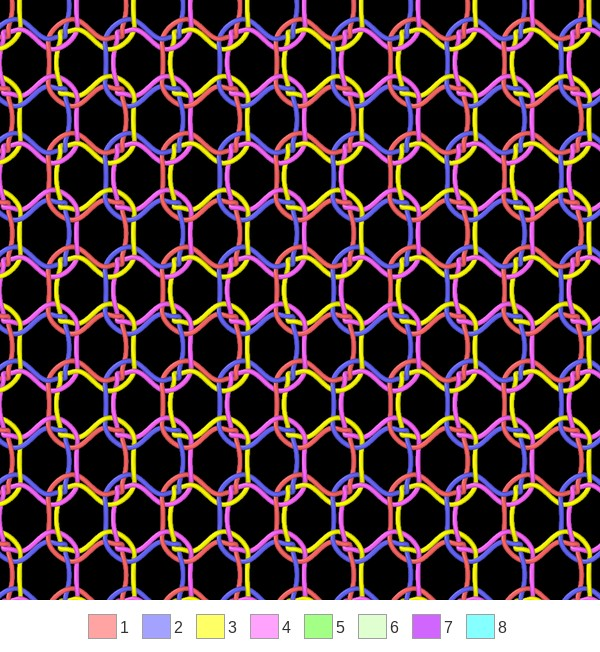
#> input picture assets/images/1092_pattern.jpg, 600 x 652 px
$ python -i vid_holes_extract.py   (imports and definitions only)
#> lines starting #> are read from the running program, lines starting #| are printed output that depends on the picture
#> further down, picture is the input picture: shape (652, 600, 3); mean B, G, R 68, 63.2, 85.7
import cv2
import numpy as np
import json
import os
import argparse
import subprocess
import matplotlib.pyplot as plt
import imageio.v2 as imageio
import glob

# Create the colormap
cmap = plt.cm.turbo

# [126 lines left out: functions process_video, crop_frame, not called in this run]

def convert_to_grayscale(frame):
    if True:
        # Convert to HSV color space
        hsv = cv2.cvtColor(frame, cv2.COLOR_BGR2HSV)
#> hsv: shape (652, 600, 3); mean H, S, V 69.4, 155.6, 96.9
        h, s, v = cv2.split(hsv)
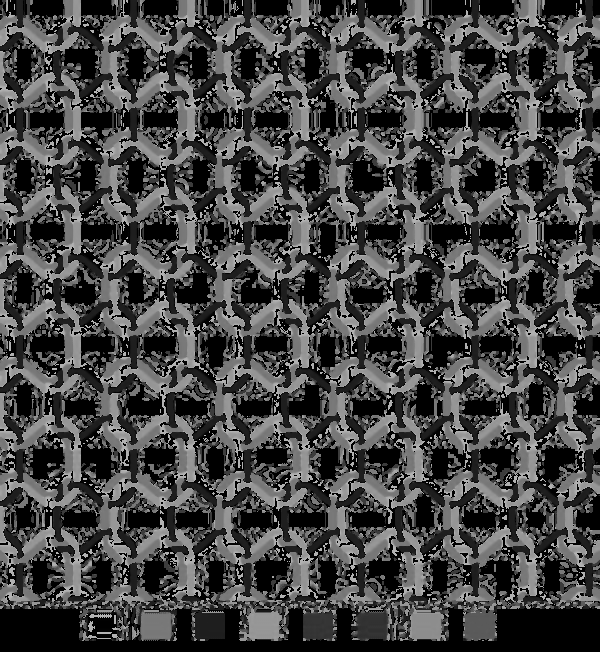
#> h: shape (652, 600); min 0, max 179, mean 69.4
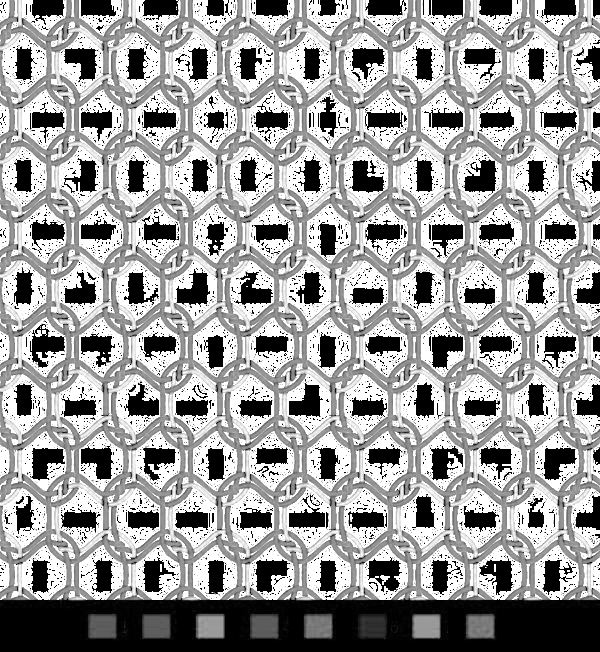
#> s: shape (652, 600); min 0, max 255, mean 155.6
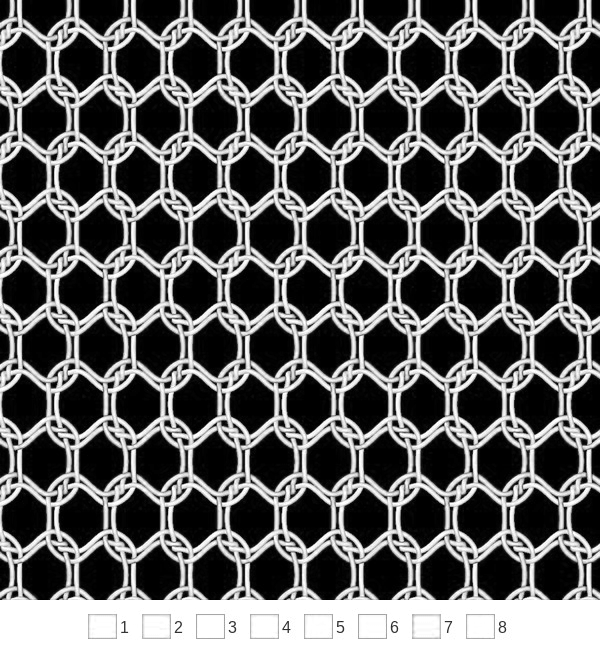
#> v: shape (652, 600); min 0, max 255, mean 96.9

        # Normalize S and V channels to [0,1] range
        s_norm = s.astype(np.float32) / 255.0
        v_norm = v.astype(np.float32) / 255.0

        # Nonlinear combination: Multiply S and V channels
        # Multiplying emphasizes strongly colored regions without losing whites
        sv_combined = np.sqrt(v_norm * (0.5 * v_norm + 0.5 * s_norm))
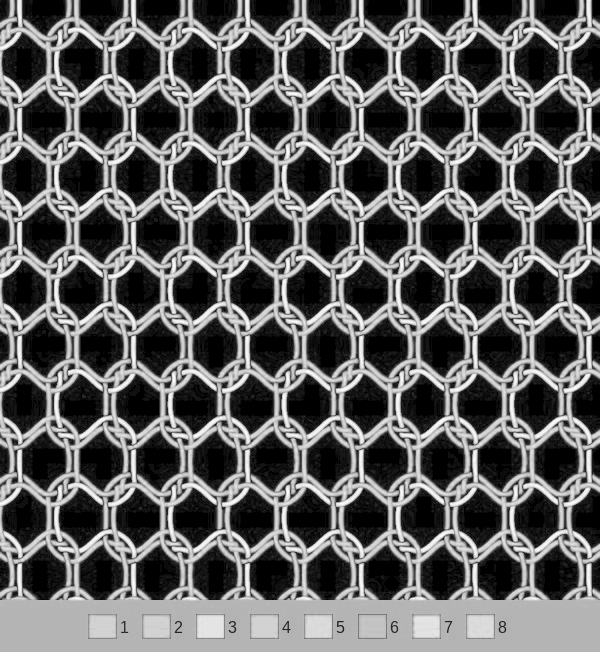
#> sv_combined: shape (652, 600) float32; min 0, max 0.998, mean 0.374

        # Scale to [0,255] and convert to uint8
        sv_combined = cv2.normalize(sv_combined, None, 0, 255, cv2.NORM_MINMAX).astype(np.uint8)

        # Apply CLAHE for maximum local contrast
        clahe = cv2.createCLAHE(clipLimit=3.0, tileGridSize=(16, 16))
        contrast_enhanced = clahe.apply(sv_combined)
    else:
        hsv = cv2.cvtColor(frame, cv2.COLOR_BGR2HSV)
        h, s, v = cv2.split(hsv)

        # Step 1: Extract red yarn using HSV color masking
        # Red typically wraps around hue=0 (thus two masks needed)
        lower_red1 = np.array([0, 5, 0])
        upper_red1 = np.array([25, 255, 255])
        lower_red2 = np.array([155, 5, 0])
        upper_red2 = np.array([180, 255, 255])

        mask_red1 = cv2.inRange(hsv, lower_red1, upper_red1)
        mask_red2 = cv2.inRange(hsv, lower_red2, upper_red2)
        red_mask = cv2.bitwise_or(mask_red1, mask_red2)

        # Optional: Slight blur to reduce noise
        red_mask = cv2.GaussianBlur(red_mask, (5, 5), 0)

        # Step 2: Enhance red yarn visibility using masked CLAHE
        # Combine S and V to keep both color and brightness information
        sv_combined = cv2.normalize((s.astype(np.float32) / 255.0) * (v.astype(np.float32) / 255.0),
                                    None, 0, 255, cv2.NORM_MINMAX).astype(np.uint8)

        # Apply CLAHE to masked red region
        clahe = cv2.createCLAHE(clipLimit=4.0, tileGridSize=(16,16))
        clahe_red = clahe.apply(sv_combined)

        # Mask application: Only enhance red yarn regions
        enhanced_red = cv2.bitwise_and(clahe_red, clahe_red, mask=red_mask)

        # Step 3: Enhance non-red (white) yarn separately for clarity
        # White yarn (low saturation, high value):
        white_mask = cv2.inRange(hsv, np.array([0, 0, 120]), np.array([180, 255, 255]))
        clahe_white = clahe.apply(v)  # Enhance brightness channel directly
        enhanced_white = cv2.bitwise_and(clahe_white, clahe_white, mask=white_mask)

        # Step 4: Combine red and white enhanced images
        contrast_enhanced = cv2.max(enhanced_red, enhanced_white)

    return contrast_enhanced

# [112 lines left out: functions apply_threshold, remove_noise, bound_find, extract_areas, process_mov_files, not called in this run]

# [39 lines not run here, left out]

>>> import cv2
>>> picture = cv2.imread('assets/images/1092_pattern.jpg')
>>> result = convert_to_grayscale(picture)

$ run again, on assets/images/1093_pattern.jpg
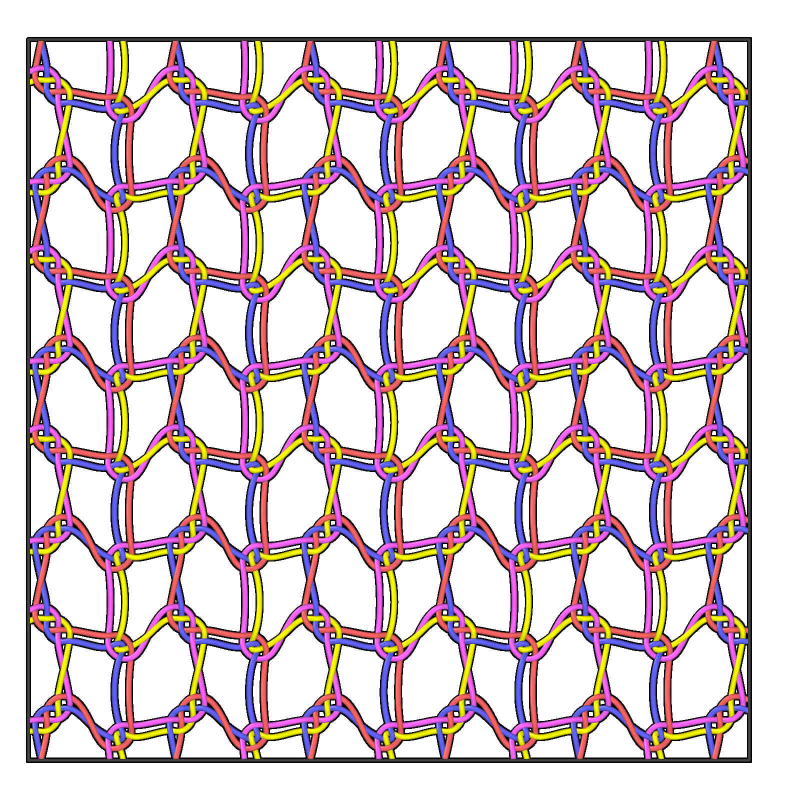
#> input picture assets/images/1093_pattern.jpg, 1600 x 1600 px (shown at 1/2 size)
#> picture is the input picture: shape (1600, 1600, 3); mean B, G, R 200.8, 197.6, 214.3
#> hsv: shape (1600, 1600, 3); mean H, S, V 32.8, 56.9, 222.4
#> in convert_to_grayscale, `h, s, v = cv2.split(hsv)`:
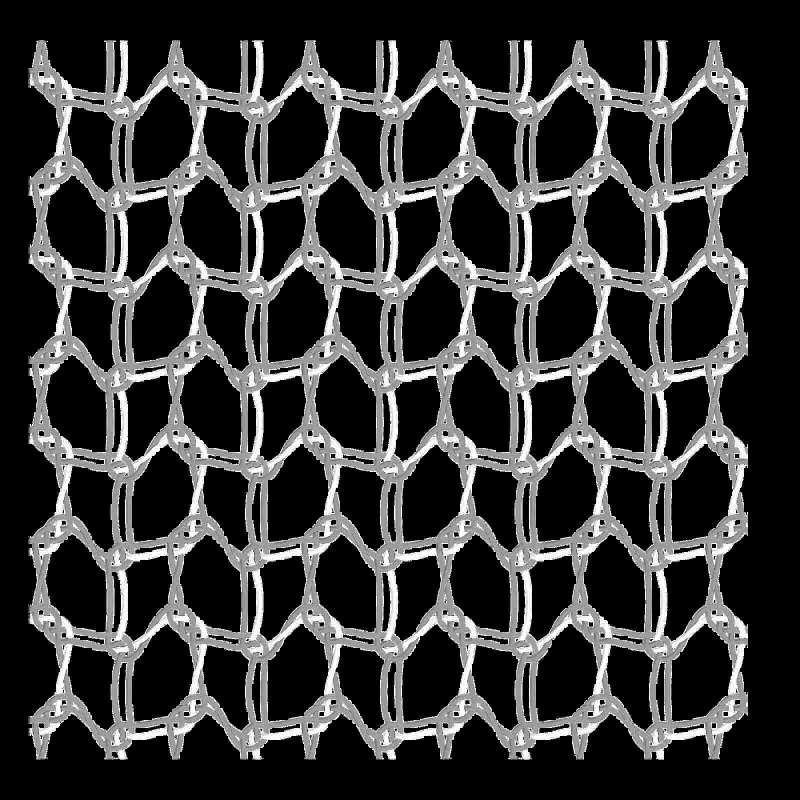
#> s: shape (1600, 1600) (shown at 1/2 size); min 0, max 255, mean 56.9
#> in convert_to_grayscale, `contrast_enhanced = clahe.apply(sv_combined)`:
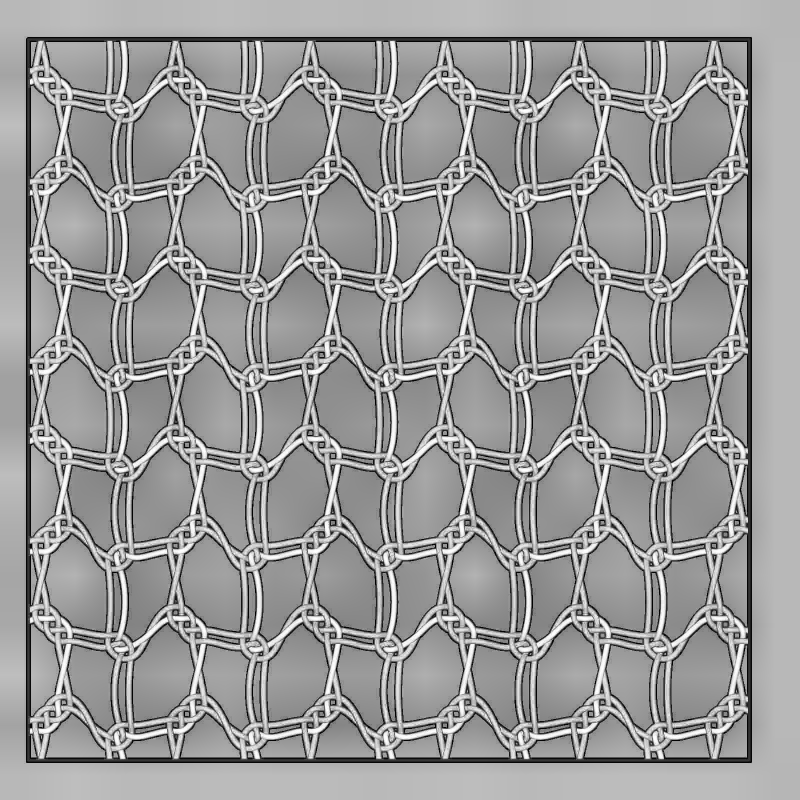
#> contrast_enhanced: shape (1600, 1600) (shown at 1/2 size); min 1, max 255, mean 153.5

$ run again, on assets/images/1100_pattern.jpg
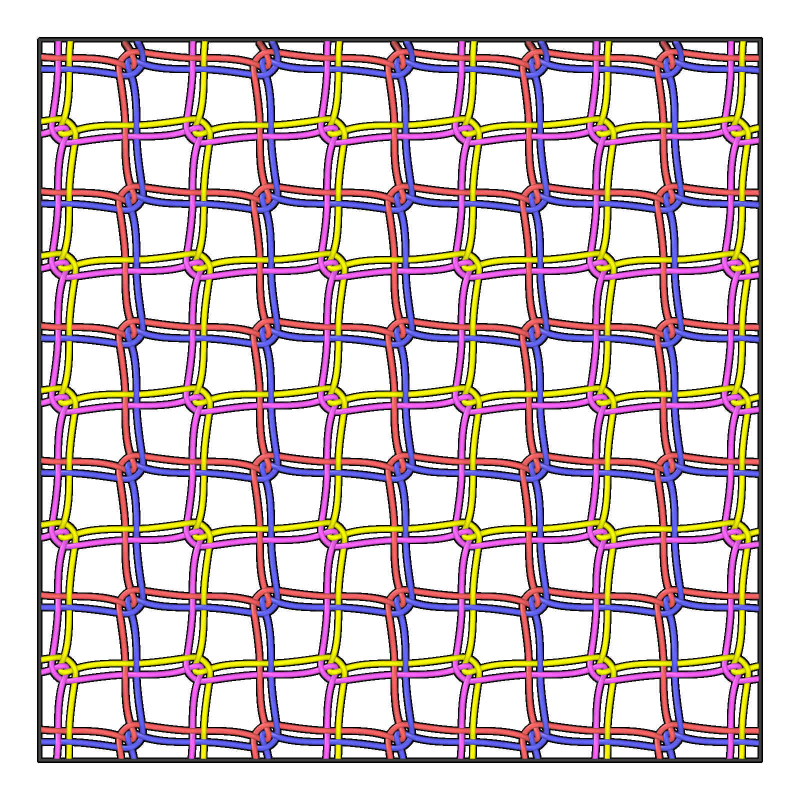
#> input picture assets/images/1100_pattern.jpg, 1600 x 1600 px (shown at 1/2 size)
#> picture is the input picture: shape (1600, 1600, 3); mean B, G, R 193.5, 190.3, 207.6
#> hsv: shape (1600, 1600, 3); mean H, S, V 37.4, 64.4, 217.2
#> in convert_to_grayscale, `sv_combined = np.sqrt(v_norm * (0.5 * v_norm + 0.5 * s_norm))`:
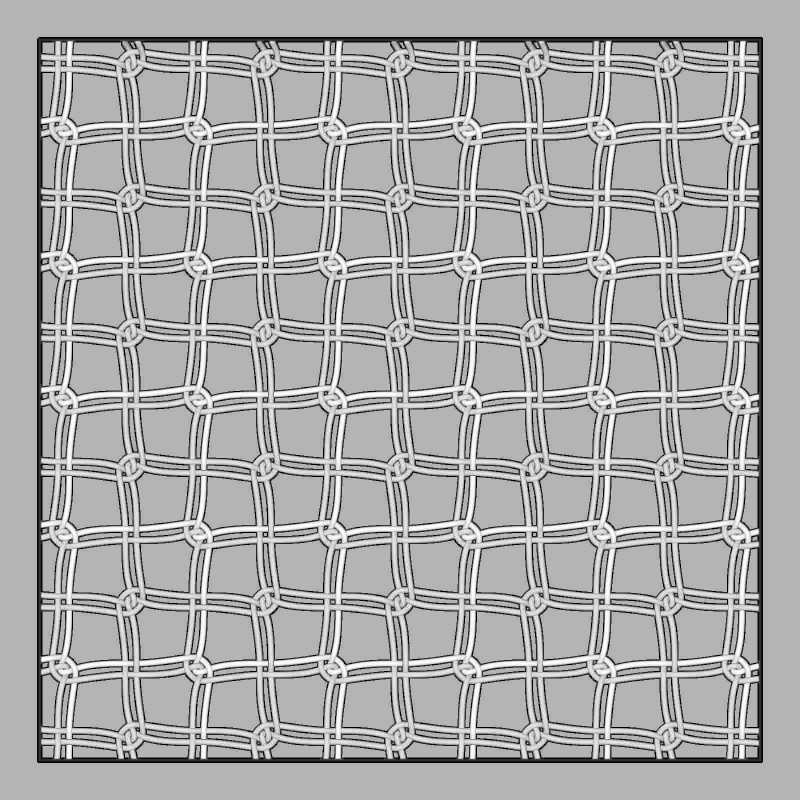
#> sv_combined: shape (1600, 1600) float32 (shown at 1/2 size); min 0, max 1, mean 0.668
#> in convert_to_grayscale, `contrast_enhanced = clahe.apply(sv_combined)`:
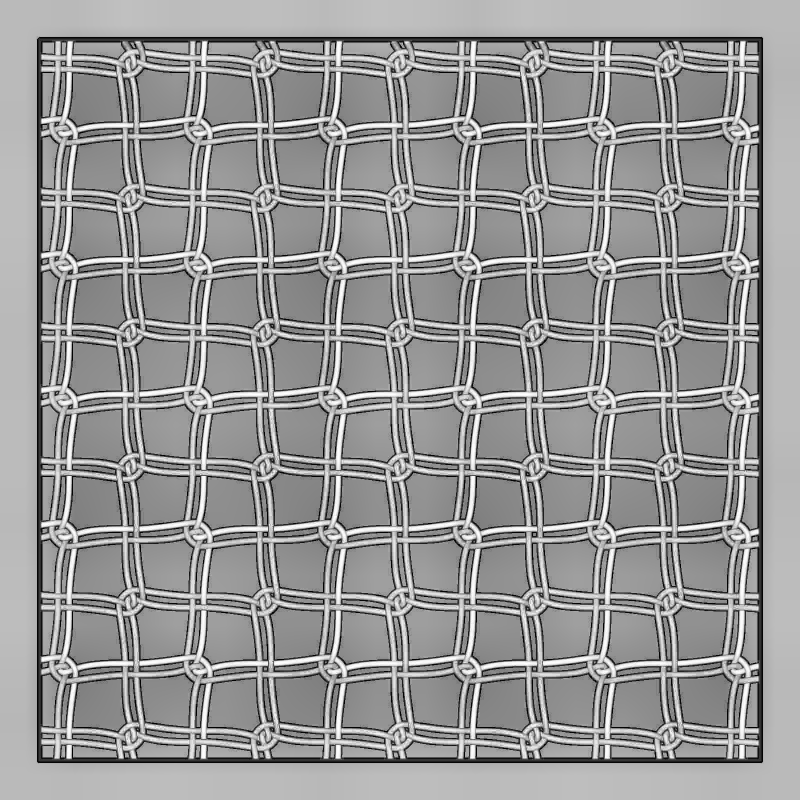
#> contrast_enhanced: shape (1600, 1600) (shown at 1/2 size); min 2, max 255, mean 150.5

$ run again, on assets/images/2001_pattern.jpg
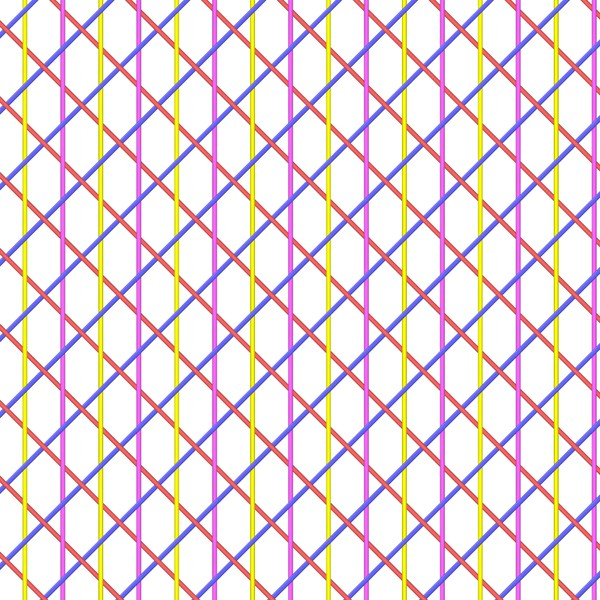
#> input picture assets/images/2001_pattern.jpg, 600 x 600 px
#> picture is the input picture: shape (600, 600, 3); mean B, G, R 221.6, 217, 234.1
#> hsv: shape (600, 600, 3); mean H, S, V 73.1, 46.2, 244.1
#> in convert_to_grayscale, `sv_combined = cv2.normalize(sv_combined, None, 0, 255, cv2.NORM_MINMAX..`:
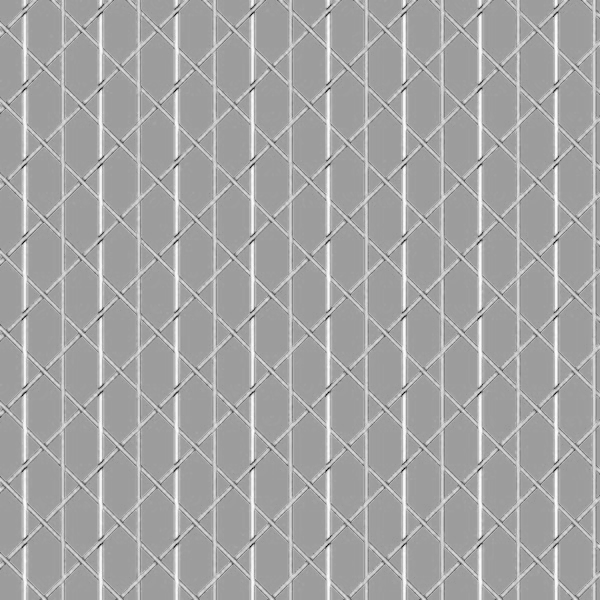
#> sv_combined: shape (600, 600); min 0, max 255, mean 164.8
#> in convert_to_grayscale, `contrast_enhanced = clahe.apply(sv_combined)`:
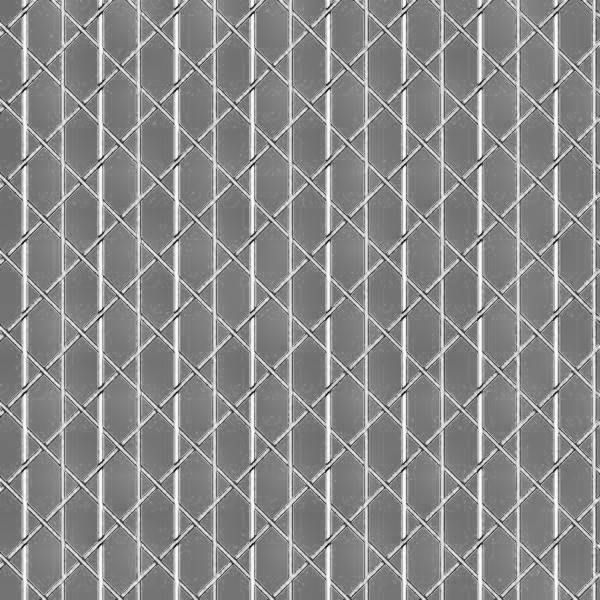
#> contrast_enhanced: shape (600, 600); min 1, max 255, mean 138.1
